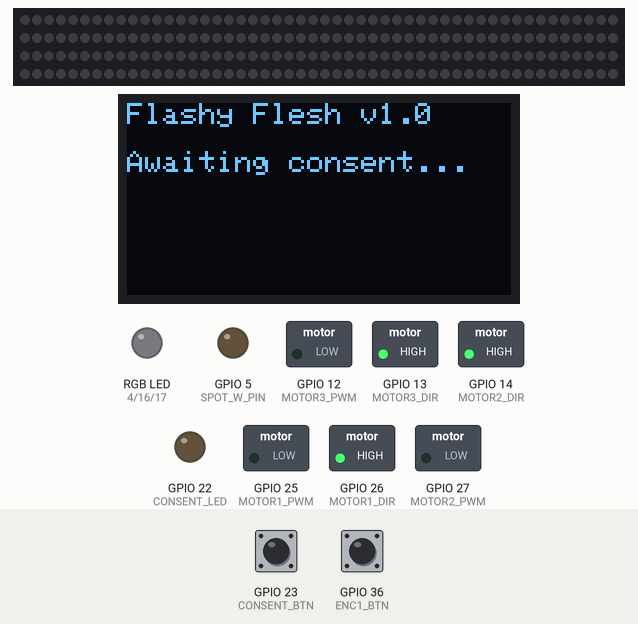
Simulated run of this sketch. Board: ESP32. Parts: 200 RGB LEDs in strip order, left to right, continuing on the next row, 128×64 one-colour display, switched loads named in the sketch (green lamp = pin HIGH), an RGB LED mixed from three pins (HIGH = lit), output pins drawn as LEDs (lit = HIGH). The inputs (shaded band) are chosen by the test bench; at power-on: GPIO 23 (CONSENT_BTN) HIGH, GPIO 36 (ENC1_BTN) HIGH. Pins used as bus, display or sensor lines are not drawn; what the sketch prints to the serial monitor is not drawn.

Above: at 1.2 s.
1.3 s: GPIO 23 (CONSENT_BTN) pulled LOW for 1 s
At 2.07 s:
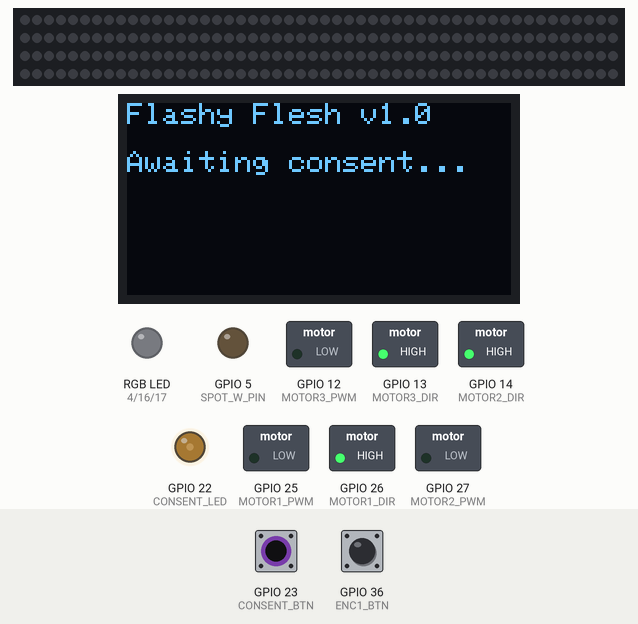
3.8 s: GPIO 23 (CONSENT_BTN) pulled LOW for 3.2 s
At 7.4 s:
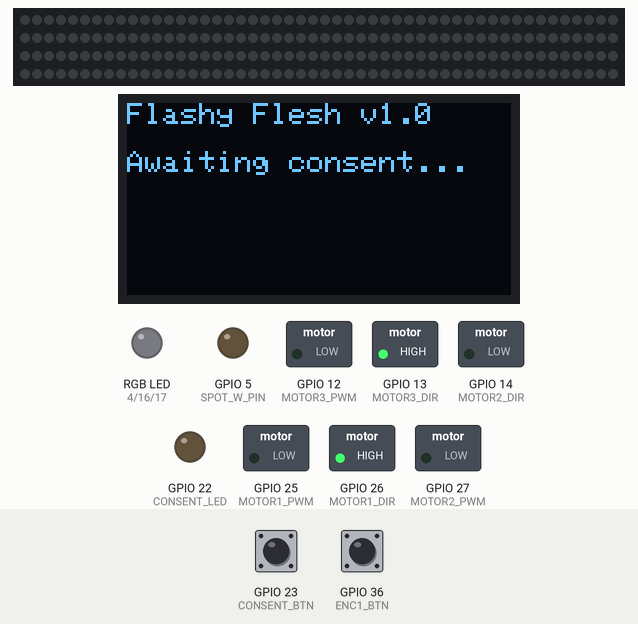
8.5 s: GPIO 23 (CONSENT_BTN) pulled LOW for 0.15 s
At 9.6 s:
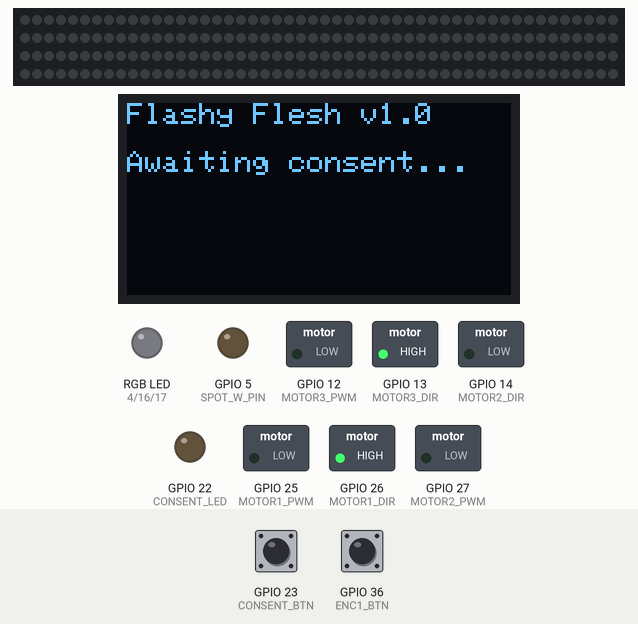
10.1 s: GPIO 23 (CONSENT_BTN) pulled LOW for 1 s
At 10.89 s:
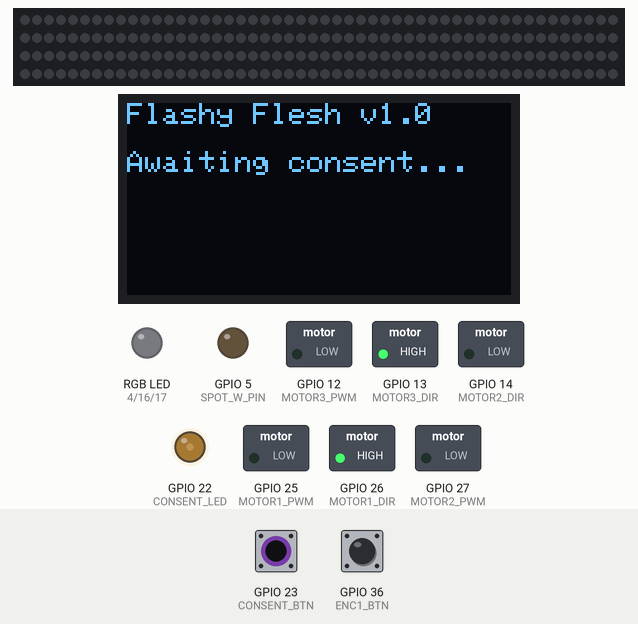
12.6 s: GPIO 23 (CONSENT_BTN) pulled LOW for 3.2 s
Timing chart, 0 to 17.3 s (numbered marks = the images above; inputs shaded):
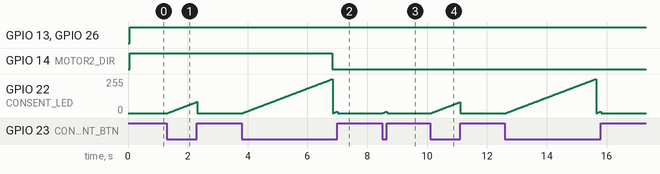

Measured:
- after the input at 1.3 s, GPIO 22 (CONSENT_LED): rises from 0/255 to 83/255 in 0.96 s, then falls to 0/255 in 0.02 s
- after the input at 3.8 s, GPIO 14 (MOTOR2_DIR): HIGH → LOW after 3.0 s
- after the input at 8.5 s, GPIO 22 (CONSENT_LED): rises from 0/255 to 11/255 in 0.12 s, then falls to 0/255 in 0.02 s
- after the input at 10.1 s, GPIO 22 (CONSENT_LED): rises from 0/255 to 81/255 in 0.94 s, then falls to 0/255 in 0.02 s

The sketch:

main.ino
```cpp
// (licence header left out)
#include <Arduino.h>
#include <FastLED.h>
#include <WiFi.h>
#include <WebServer.h>
#include <ArduinoJson.h>
#include <Wire.h>
#include <Adafruit_SSD1306.h>

// ── Pin assignments ────────────────────────────────────────────────────────
#define MOTOR1_PWM    25   // Disk 1 speed (L298N ENA)
#define MOTOR1_DIR    26   // Disk 1 direction
#define MOTOR2_PWM    27   // Disk 2 speed
#define MOTOR2_DIR    14   // Disk 2 direction
#define MOTOR3_PWM    12   // Disk 3 speed
#define MOTOR3_DIR    13   // Disk 3 direction

#define LED_DATA_PIN  32   // SK6812 data (via 74HCT245 level shifter)
#define NUM_LEDS      200  // Total LEDs across all disks

#define STROBE_PIN    33   // Strobe LED PWM output
#define SPOT_R_PIN    4    // RGBW spot lights (R channel)
#define SPOT_G_PIN    16
#define SPOT_B_PIN    17
#define SPOT_W_PIN    5

#define ENC1_A        34   // Encoder 1
#define ENC1_B        35
#define ENC1_BTN      36
#define ENC2_A        39   // Encoder 2
#define ENC2_B        19
#define ENC2_BTN      18

#define CONSENT_BTN   23   // Illuminated consent button
#define CONSENT_LED   22

#define AUDIO_I2S_SCK 0    // I2S audio input
#define AUDIO_I2S_WS  15
#define AUDIO_I2S_SD  21

// ── Safety constants (DO NOT LOWER STROBE_MAX_HZ BELOW 0.1) ──────────────
const float STROBE_MAX_HZ    = 4.0;   // Absolute maximum strobe rate (public safety)
const float STROBE_DEFAULT_HZ = 0.5;  // Default on startup
const int   SESSION_MAX_S    = 660;   // 11 minutes hard cutoff
const int   FADE_OUT_S       = 120;   // Last 2 minutes fade out

// ── WiFi AP credentials ───────────────────────────────────────────────────
const char* AP_SSID = "flashy-flesh";
const char* AP_PASS = "spiritechnics";  // Change before deployment

// ── Global state ──────────────────────────────────────────────────────────
struct MachineState {
  float disk1_rpm   = 0;
  float disk2_rpm   = 0;
  float disk3_rpm   = 0;
  float strobe_hz   = 0;
  float strobe_int  = 0;   // 0.0–1.0
  uint8_t spot_r    = 0;
  uint8_t spot_g    = 0;
  uint8_t spot_b    = 0;
  float led_bright  = 1.0;
  bool  active      = false;
  bool  consent     = false;
  unsigned long session_start = 0;
  String preset_name = "idle";
} state;

CRGB leds[NUM_LEDS];
WebServer server(80);
hw_timer_t* strobe_timer = nullptr;
volatile bool strobe_pulse = false;
Adafruit_SSD1306 display(128, 64, &Wire, -1);

// ── Hardware timer ISR — strobe pulse (safety-enforced) ───────────────────
void IRAM_ATTR onStrobeTimer() {
  if (state.active && state.strobe_hz > 0 && state.strobe_hz <= STROBE_MAX_HZ) {
    strobe_pulse = true;  // Handled in main loop
  }
}

void setStrobeFrequency(float hz) {
  if (hz <= 0) { ledcWrite(0, 0); return; }
  hz = min(hz, STROBE_MAX_HZ);  // Hardware safety cap
  uint64_t period_us = (uint64_t)(1000000.0 / hz);
  timerAlarmWrite(strobe_timer, period_us, true);
  timerAlarmEnable(strobe_timer);
}

// ── Motor control ──────────────────────────────────────────────────────────
void setMotorRPM(int pwm_pin, int dir_pin, float rpm) {
  bool forward = rpm >= 0;
  int duty = (int)(abs(rpm) / 15.0 * 255.0);  // 15 RPM = max duty
  duty = constrain(duty, 0, 255);
  digitalWrite(dir_pin, forward ? HIGH : LOW);
  ledcWrite(pwm_pin, duty);
}

// ── Apply state to hardware ────────────────────────────────────────────────
void applyState() {
  if (!state.active) {
    setMotorRPM(MOTOR1_PWM, MOTOR1_DIR, 0);
    setMotorRPM(MOTOR2_PWM, MOTOR2_DIR, 0);
    setMotorRPM(MOTOR3_PWM, MOTOR3_DIR, 0);
    setStrobeFrequency(0);
    fill_solid(leds, NUM_LEDS, CRGB::Black);
    FastLED.show();
    return;
  }
  // Fade-out logic
  float brightness = state.led_bright;
  if (state.session_start > 0) {
    unsigned long elapsed = (millis() - state.session_start) / 1000;
    if (elapsed > SESSION_MAX_S) {
      state.active = false;
      return;
    }
    if (elapsed > SESSION_MAX_S - FADE_OUT_S) {
      float fade_progress = (float)(elapsed - (SESSION_MAX_S - FADE_OUT_S)) / FADE_OUT_S;
      brightness *= (1.0 - fade_progress);
    }
  }
  setMotorRPM(MOTOR1_PWM, MOTOR1_DIR, state.disk1_rpm);
  setMotorRPM(MOTOR2_PWM, MOTOR2_DIR, -state.disk2_rpm);  // counter-rotate
  setMotorRPM(MOTOR3_PWM, MOTOR3_DIR, state.disk3_rpm);
  setStrobeFrequency(min(state.strobe_hz, STROBE_MAX_HZ));
  ledcWrite(SPOT_R_PIN, (int)(state.spot_r * brightness));
  ledcWrite(SPOT_G_PIN, (int)(state.spot_g * brightness));
  ledcWrite(SPOT_B_PIN, (int)(state.spot_b * brightness));
  FastLED.setBrightness((int)(255 * brightness));
}

// ── Built-in presets ───────────────────────────────────────────────────────
void loadPreset(const String& name) {
  state.preset_name = name;
  if (name == "alpha_bloom") {
    state.disk1_rpm = 10; state.disk2_rpm = 10.6; state.disk3_rpm = 2;
    state.strobe_hz = 0.5; state.strobe_int = 0.6;
    state.spot_r = 0; state.spot_g = 80; state.spot_b = 120;
  } else if (name == "theta_dive") {
    state.disk1_rpm = 6; state.disk2_rpm = 6.35; state.disk3_rpm = 1.5;
    state.strobe_hz = 0.3; state.strobe_int = 0.7;
    state.spot_r = 40; state.spot_g = 0; state.spot_b = 120;
  } else if (name == "oceanic") {
    state.disk1_rpm = 4; state.disk2_rpm = 4.2; state.disk3_rpm = 1;
    state.strobe_hz = 0.1; state.strobe_int = 0.4;
    state.spot_r = 0; state.spot_g = 20; state.spot_b = 100;
  } else if (name == "gamma_flash") {
    state.disk1_rpm = 12; state.disk2_rpm = 12.7; state.disk3_rpm = 3;
    state.strobe_hz = 3.0; state.strobe_int = 1.0;  // Capped at 4 Hz max
    state.spot_r = 200; state.spot_g = 200; state.spot_b = 200;
  } else if (name == "integration") {
    state.disk1_rpm = 7; state.disk2_rpm = 7.4; state.disk3_rpm = 2;
    state.strobe_hz = 0; state.strobe_int = 0;
    state.spot_r = 100; state.spot_g = 60; state.spot_b = 10;
  }
}

// ── WiFi AP + web server ───────────────────────────────────────────────────
void setupWebServer() {
  // Root: status JSON
  server.on("/", HTTP_GET, []() {
    DynamicJsonDocument doc(512);
    doc["active"]      = state.active;
    doc["preset"]      = state.preset_name;
    doc["disk1_rpm"]   = state.disk1_rpm;
    doc["disk2_rpm"]   = state.disk2_rpm;
    doc["disk3_rpm"]   = state.disk3_rpm;
    doc["strobe_hz"]   = state.strobe_hz;
    doc["strobe_max"]  = STROBE_MAX_HZ;
    String json; serializeJson(doc, json);
    server.send(200, "application/json", json);
  });

  // POST /preset — load a named preset
  server.on("/preset", HTTP_POST, []() {
    if (server.hasArg("plain")) {
      DynamicJsonDocument doc(256);
      deserializeJson(doc, server.arg("plain"));
      String name = doc["name"] | "alpha_bloom";
      loadPreset(name);
      server.send(200, "application/json", "{\"ok\":true}");
    } else {
      server.send(400, "application/json", "{\"error\":\"no body\"}");
    }
  });

  // POST /script — upload a full VJ keyframe script
  server.on("/script", HTTP_POST, []() {
    // Full JSON script parsing handled here (keyframe engine placeholder)
    server.send(200, "application/json", "{\"ok\":true,\"note\":\"script queued\"}");
  });

  // POST /stop — emergency stop
  server.on("/stop", HTTP_POST, []() {
    state.active = false;
    applyState();
    server.send(200, "application/json", "{\"ok\":true}");
  });

  server.begin();
}

// ── Consent gate (3-second hold) ──────────────────────────────────────────
void checkConsentButton() {
  if (digitalRead(CONSENT_BTN) == LOW) {
    unsigned long press_start = millis();
    while (digitalRead(CONSENT_BTN) == LOW) {
      unsigned long held = millis() - press_start;
      // Flash consent LED proportionally to hold progress
      int brightness = (int)(held / 3000.0 * 255);
      analogWrite(CONSENT_LED, brightness);
      if (held >= 3000) {
        state.active = true;
        state.consent = true;
        state.session_start = millis();
        loadPreset("alpha_bloom");  // Default on consent
        analogWrite(CONSENT_LED, 255);
        return;
      }
      delay(20);
    }
    analogWrite(CONSENT_LED, 0);  // Released too soon
  }
}

// ── Emergency stop (both encoders held) ───────────────────────────────────
void checkEmergencyStop() {
  if (digitalRead(ENC1_BTN) == LOW && digitalRead(ENC2_BTN) == LOW) {
    state.active = false;
    state.consent = false;
    applyState();
    // Debounce
    while (digitalRead(ENC1_BTN) == LOW || digitalRead(ENC2_BTN) == LOW) delay(10);
  }
}

// ── Setup ──────────────────────────────────────────────────────────────────
void setup() {
  Serial.begin(115200);

  // LED strip
  FastLED.addLeds<SK6812, LED_DATA_PIN, GRB>(leds, NUM_LEDS);
  FastLED.setBrightness(0);
  fill_solid(leds, NUM_LEDS, CRGB::Black);
  FastLED.show();

  // PWM channels
  ledcSetup(0, 5000, 8); ledcAttachPin(STROBE_PIN, 0);
  ledcSetup(1, 1000, 8); ledcAttachPin(MOTOR1_PWM, 1);
  ledcSetup(2, 1000, 8); ledcAttachPin(MOTOR2_PWM, 2);
  ledcSetup(3, 1000, 8); ledcAttachPin(MOTOR3_PWM, 3);
  ledcSetup(4, 5000, 8); ledcAttachPin(SPOT_R_PIN, 4);
  ledcSetup(5, 5000, 8); ledcAttachPin(SPOT_G_PIN, 5);
  ledcSetup(6, 5000, 8); ledcAttachPin(SPOT_B_PIN, 6);
  ledcSetup(7, 5000, 8); ledcAttachPin(SPOT_W_PIN, 7);

  // Motor direction pins
  pinMode(MOTOR1_DIR, OUTPUT);
  pinMode(MOTOR2_DIR, OUTPUT);
  pinMode(MOTOR3_DIR, OUTPUT);

  // UI pins
  pinMode(CONSENT_BTN, INPUT_PULLUP);
  pinMode(CONSENT_LED, OUTPUT);
  pinMode(ENC1_BTN, INPUT_PULLUP);
  pinMode(ENC2_BTN, INPUT_PULLUP);

  // Safety strobe timer
  strobe_timer = timerBegin(0, 80, true);  // 80 MHz / 80 = 1 MHz tick
  timerAttachInterrupt(strobe_timer, &onStrobeTimer, true);

  // OLED
  Wire.begin(); display.begin(SSD1306_SWITCHCAPVCC, 0x3C);
  display.clearDisplay(); display.setTextColor(WHITE);
  display.setCursor(0,0); display.print("Flashy Flesh v1.0");
  display.setCursor(0,16); display.print("Awaiting consent...");
  display.display();

  // WiFi AP
  WiFi.softAP(AP_SSID, AP_PASS);
  setupWebServer();

  Serial.println("Flashy Flesh ready. AP: " + String(AP_SSID));
}

// ── Main loop ─────────────────────────────────────────────────────────────
void loop() {
  server.handleClient();
  checkConsentButton();
  checkEmergencyStop();

  if (strobe_pulse) {
    strobe_pulse = false;
    int duty = (int)(state.strobe_int * 255);
    ledcWrite(0, duty);
    delay(10);  // 10ms strobe pulse width
    ledcWrite(0, 0);
  }

  applyState();
  delay(20);  // 50 Hz update loop
}
```
